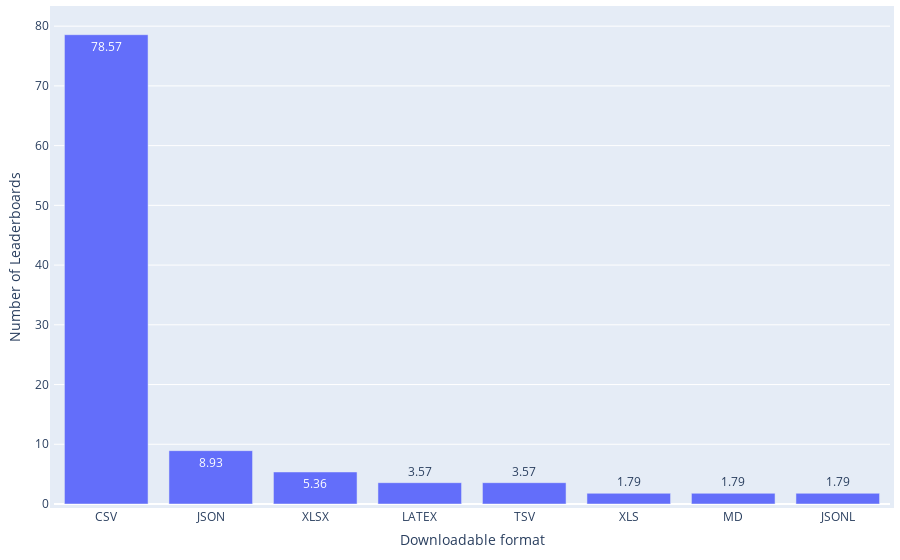

Write notebook code for a chart like this one.
### Code cell
df = pd.read_csv(path_meta / 'leaderboard_processed.csv')
df['Downloadable format'] = df['Downloadable format'].apply(ast.literal_eval)
print(f"{round(len(df[df['Downloadable format'].map(len) > 0])/len(df)*100,2)}% ({len(df[df['Downloadable format'].map(len) > 0])} out of {len(df)}) leaderboard systems provide downloadable format of the leaderboards.")

df = df[df['Downloadable format'].map(len) > 0]
df_split = df.explode('Downloadable format')['Downloadable format'].value_counts().reset_index(name='Frequency')
print(f"{df_split['Downloadable format'].iloc[0]} is the most popular storage format of leaderboards, accounting for {round(df_split['Frequency'].iloc[0]/len(df)*100,2)}% ({df_split['Frequency'].iloc[0]} out of {len(df)}) downloadable leaderboard systems.")
df_split['Weight'] = 1

statistics = {
    'Distribution': 'Leaderboard Systems across Downloadable Formats',
    'Mean': np.mean(df_split['Frequency']),
    'Median': np.median(df_split['Frequency']),
    'IQR': df_split['Frequency'].quantile(0.75) - df_split['Frequency'].quantile(0.25),
    'Gini Coefficient': ineqpy.inequality.gini(data=df_split, income='Frequency', weights='Weight'),
}
df_statistics = pd.read_csv(path_meta / 'leaderboard_statistics.csv')
df_statistics = pd.concat([df_statistics, pd.DataFrame([statistics])], ignore_index=True)
df_statistics.drop_duplicates(subset=['Distribution'], keep='last', inplace=True)
df_statistics.sort_values(by='Distribution', inplace=True)
df_statistics.to_csv(path_meta / 'leaderboard_statistics.csv', index=False)

df_split['Ratio'] = round(df_split['Frequency'] / len(df) * 100, 2)

fig = px.bar(
    x=df_split['Downloadable format'],
    y=df_split['Ratio'],
    text_auto=True,
    labels={'x': 'Downloadable format', 'y': 'Number of Leaderboards'},
)
# Update the layout for a tighter look
fig.update_layout(
    autosize=True,
    margin=dict(
        l=10,  # Left margin
        r=10,  # Right margin
        b=10,  # Bottom margin
        t=10,  # Top margin
        pad=4  # Padding between the plot and the margin
    )
)
fig.show()

### Figure 1 — Plotly figure (JSON) as saved in the notebook; plotly's stock layout.template omitted (floating-point values rounded to 4 significant figures)
{"data": [{"alignmentgroup": "True", "hovertemplate": "Downloadable format=%{x}<br>Number of Leaderboards=%{y}<extra></extra>", "legendgroup": "", "marker": {"color": "#636efa", "pattern": {"shape": ""}}, "name": "", "offsetgroup": "", "orientation": "v", "showlegend": false, "textposition": "auto", "texttemplate": "%{y}", "type": "bar", "x": ["CSV", "JSON", "XLSX", "LATEX", "TSV", "XLS", "MD", "JSONL"], "xaxis": "x", "y": [78.57, 8.93, 5.36, 3.57, 3.57, 1.79, 1.79, 1.79], "yaxis": "y"}], "layout": {"autosize": true, "barmode": "relative", "legend": {"tracegroupgap": 0}, "margin": {"b": 10, "l": 10, "pad": 4, "r": 10, "t": 10}, "xaxis": {"anchor": "y", "domain": [0, 1], "title": {"text": "Downloadable format"}}, "yaxis": {"anchor": "x", "domain": [0, 1], "title": {"text": "Number of Leaderboards"}}}}
